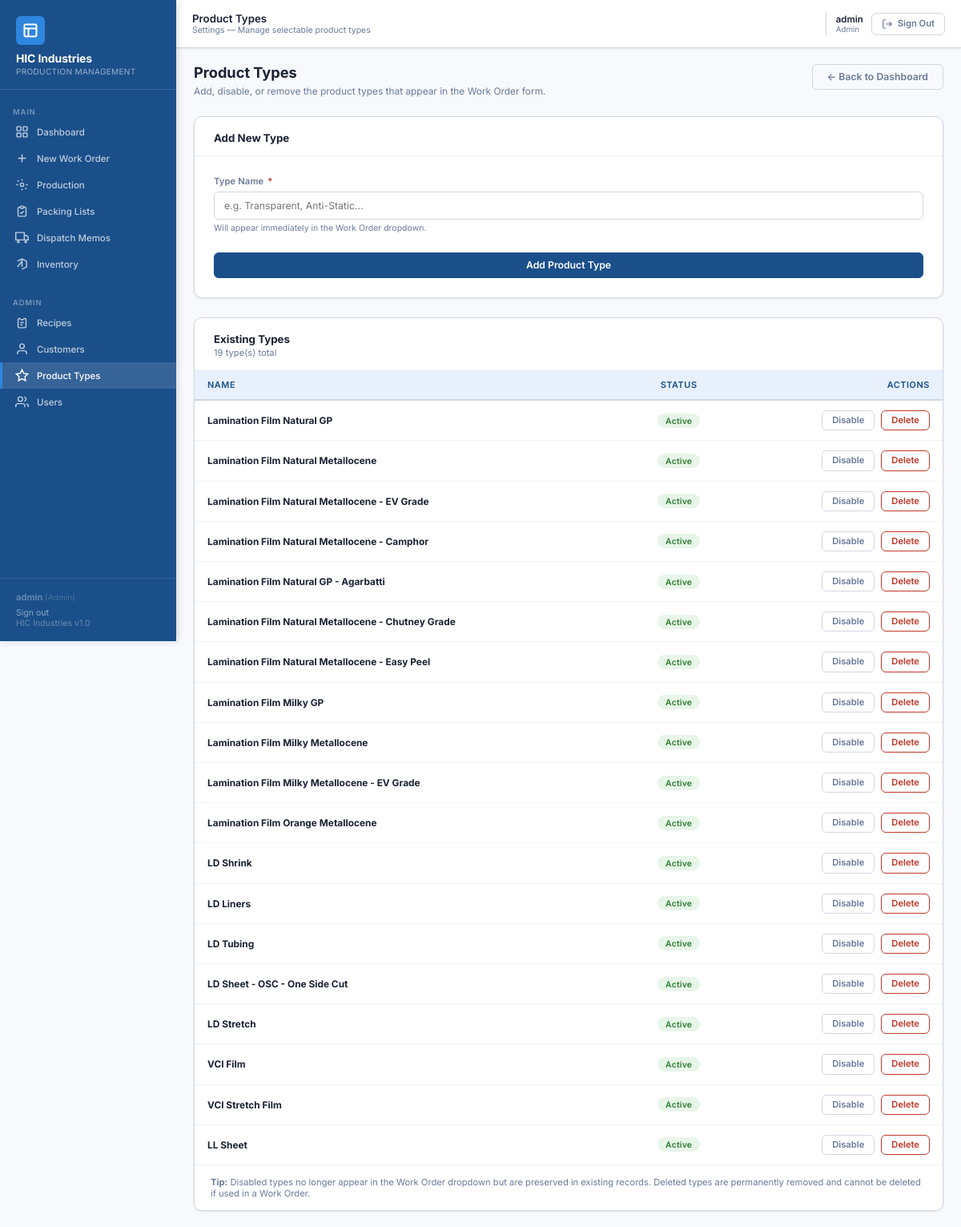
The app's page /settings/product-types (signed in) with its own data.
### models.py (models this page shows, shortened)
class User(UserMixin, db.Model):
    __tablename__ = "users"
    id = db.Column(db.Integer, primary_key=True)
    username = db.Column(db.String(80), unique=True, nullable=False)
    password_hash = db.Column(db.String(200), nullable=False)
    role = db.Column(db.String(20), nullable=False, default="operator")
    is_active = db.Column(db.Boolean, default=True, nullable=False)
    created_at = db.Column(db.DateTime, default=datetime.utcnow)
    @property
    def role_label(self):
        return ROLES.get(self.role, self.role)
    def can(self, permission):
        perms = ROLE_PERMISSIONS.get(self.role, set())
        return "all" in perms or permission in perms

class ProductType(db.Model):
    __tablename__ = "product_types"
    id = db.Column(db.Integer, primary_key=True)
    name = db.Column(db.String(100), unique=True, nullable=False)
    is_active = db.Column(db.Boolean, default=True, nullable=False)
    sort_order = db.Column(db.Integer, default=0, nullable=False)
    created_at = db.Column(db.DateTime, default=datetime.utcnow)
    DEFAULT_TYPES = [
        "Lamination Film Natural GP",
        "Lamination Film Natural Metallocene",
        "Lamination Film Natural Metallocene - EV Grade",
        "Lamination Film Natural Metallocene - Camphor",
        "Lamination Film Natural GP - Agarbatti",
        "Lamination Film Natural Metallocene - Chutney Grade",
        "Lamination Film Natural Metallocene - Easy Peel",
        "Lamination Film Milky GP",
        "Lamination Film Milky Metallocene",
        "Lamination Film Milky Metallocene - EV Grade",
        "Lamination Film Orange Metallocene",
        "LD Shrink",
        "LD Liners",
        "LD Tubing",
        "LD Sheet - OSC - One Side Cut",
        "LD Stretch",
        "VCI Film",
        "VCI Stretch Film",
        "LL Sheet",
    ]

### app.py (the view, shortened to what this page needs)
@app.route("/settings/product-types", methods=["GET", "POST"])
@login_required
@admin_required
def product_types_manage():
    product_types = ProductType.query.order_by(ProductType.sort_order, ProductType.name).all()
    return render_template("product_types.html", product_types=product_types)

### app.py (called while the page is built, shortened)
@login_manager.user_loader
def load_user(user_id):
    return User.query.get(int(user_id))

def _get_csrf_token():
    token = session.get("_csrf_token")
    if not token:
        token = secrets.token_hex(16)
        session["_csrf_token"] = token
    return token

@app.context_processor
def inject_csrf_token():
    return {"csrf_token": _get_csrf_token}

@app.before_request
def csrf_protect():
    if request.method == "POST":
        if request.endpoint == "login":
            return
        sent = (request.form.get("_csrf_token")
                or request.headers.get("X-CSRFToken"))
        if not sent or sent != session.get("_csrf_token"):
            abort(400, description="Invalid or missing CSRF token. Please reload the page and try again.")

def admin_required(f):
    from functools import wraps
    @wraps(f)
    def decorated(*args, **kwargs):
        if not current_user.is_authenticated or current_user.role != "admin":
            flash("Admin access required.", "error")
            return redirect(url_for("dashboard"))
        return f(*args, **kwargs)
    return decorated

def _ensure_db_setup():
    if _DB_READY["done"]:
        return

@app.before_request
def initialise_db():
    _ensure_db_setup()
    try:
        g.in_production_wos = (WorkOrder.query
                               .filter_by(status="in_production")
                               .order_by(WorkOrder.wo_number)
                               .all())
    except Exception:
        g.in_production_wos = []

### templates/product_types.html (shortened to what this page needs)
{% extends "base.html" %}
{% block topbar_title %}Product Types{% endblock %}
{% block topbar_meta %}Settings — Manage selectable product types{% endblock %}
{% block content %}
<div class="page-header">
  <div class="page-header-text">
    <h2>Product Types</h2>
    <p>Add, disable, or remove the product types that appear in the Work Order form.</p>
  </div>
  <div class="page-header-actions">
    <a href="{{ url_for('dashboard') }}" class="btn btn-ghost">← Back to Dashboard</a>
  </div>
</div>
<div class="two-col-layout-wide">
  <div class="card">
    <div class="card-header">
      <h3>Add New Type</h3>
    </div>
    <div class="card-body">
      <form method="POST" action="{{ url_for('product_types_manage') }}">
        <div class="form-group mb-3">
          <label for="name">Type Name <span class="required">*</span></label>
          <input type="text" id="name" name="name" required
                 placeholder="e.g. Transparent, Anti-Static…"
                 autocomplete="off" />
          <span class="form-hint">Will appear immediately in the Work Order dropdown.</span>
        </div>
        <button type="submit" class="btn btn-dark w-100">Add Product Type</button>
      </form>
    </div>
  </div>
  <div class="card">
    <div class="card-header">
      <div>
        <h3>Existing Types</h3>
        <p>{{ product_types | length }} type(s) total</p>
      </div>
    </div>
    {% if product_types %}
    <div class="table-wrap">
      <table>
        <thead>
          <tr>
            <th>Name</th>
            <th class="text-center">Status</th>
            <th class="actions-cell">Actions</th>
          </tr>
        </thead>
        <tbody>
          {% for pt in product_types %}
          <tr class="{% if not pt.is_active %}pt-row-disabled{% endif %}">
            <td>
              <strong {% if not pt.is_active %}style="color:var(--text-muted); text-decoration:line-through"{% endif %}>
                {{ pt.name }}
              </strong>
            </td>
            <td class="text-center">
              {% if pt.is_active %}
                <span class="badge status-packed">Active</span>
              {% else %}
                <span class="badge" style="background:var(--grey-100);color:var(--text-muted)">Disabled</span>
              {% endif %}
            </td>
            <td class="actions-cell">
              <div class="flex gap-1" style="justify-content:flex-end">
                <form method="POST" action="{{ url_for('product_types_manage') }}" style="margin:0">
                  <button type="submit" class="btn btn-ghost btn-sm">
                    {% if pt.is_active %}Disable{% else %}Enable{% endif %}
                  </button>
                </form>
                <form method="POST" action="{{ url_for('product_types_manage') }}" style="margin:0"
                      onsubmit="return confirm('Delete \'{{ pt.name }}\'? This cannot be undone.\n\nIf any Work Orders use this type, deletion will be blocked.')">
                  <button type="submit" class="btn btn-danger btn-sm">Delete</button>
                </form>
              </div>
            </td>
          </tr>
          {% endfor %}
        </tbody>
      </table>
    </div>
    {% else %}
    <div class="empty-state">
      <h3>No product types yet</h3>
      <p>Add your first product type using the form on the left.</p>
    </div>
    {% endif %}
    <div style="padding:14px 20px; border-top:1px solid var(--grey-100); font-size:.8rem; color:var(--text-muted)">
      <strong>Tip:</strong> Disabled types no longer appear in the Work Order dropdown but are preserved in existing records.
      Deleted types are permanently removed and cannot be deleted if used in a Work Order.
    </div>
  </div>
</div>
{% endblock %}

### templates/base.html (shortened to what this page needs)
<!DOCTYPE html>
<html lang="en">
<head>
  <link rel="stylesheet" href="{{ url_for('static', filename='css/style.css') }}" />
</head>
<body>
  <aside class="sidebar">
    <div class="sidebar-logo">
      <div class="logo-icon">
        <svg viewBox="0 0 24 24" fill="none" stroke="currentColor" stroke-width="2.5">
          <rect x="3" y="3" width="18" height="18" rx="2"/>
          <path d="M3 9h18M9 21V9"/>
        </svg>
      </div>
      <h1>HIC Industries</h1>
      <p>Production Management</p>
    </div>
    <nav class="sidebar-nav">
      <div class="nav-section-label">Main</div>
      <a href="{{ url_for('dashboard') }}"
         class="nav-link {% if request.endpoint == 'dashboard' %}active{% endif %}">
        <svg viewBox="0 0 24 24" fill="none" stroke="currentColor" stroke-width="2">
          <rect x="3" y="3" width="7" height="7" rx="1"/><rect x="14" y="3" width="7" height="7" rx="1"/>
          <rect x="3" y="14" width="7" height="7" rx="1"/><rect x="14" y="14" width="7" height="7" rx="1"/>
        </svg>
        Dashboard
      </a>
      {% if current_user.is_authenticated and current_user.role == 'admin' %}
      <a href="{{ url_for('work_order_new') }}"
         class="nav-link {% if request.endpoint == 'work_order_new' %}active{% endif %}">
        <svg viewBox="0 0 24 24" fill="none" stroke="currentColor" stroke-width="2">
          <path d="M12 5v14M5 12h14"/>
        </svg>
        New Work Order
      </a>
      {% endif %}
      <a href="{{ url_for('dashboard', status='in_production') }}"
         class="nav-link {% if request.endpoint == 'production' %}active{% endif %}">
        <svg viewBox="0 0 24 24" fill="none" stroke="currentColor" stroke-width="2">
          <circle cx="12" cy="12" r="3"/>
          <path d="M12 2v3M12 19v3M4.22 4.22l2.12 2.12M17.66 17.66l2.12 2.12M2 12h3M19 12h3"/>
        </svg>
        Production
      </a>
      {% if current_user.is_authenticated and current_user.role in ['admin','supervisor'] %}
      <a href="{{ url_for('packing_list_index') }}"
         class="nav-link {% if request.endpoint in ['packing_list_index','packing_list_new','packing_list_detail'] %}active{% endif %}">
        <svg viewBox="0 0 24 24" fill="none" stroke="currentColor" stroke-width="2">
          <path d="M9 5H7a2 2 0 00-2 2v12a2 2 0 002 2h10a2 2 0 002-2V7a2 2 0 00-2-2h-2M9 5a2 2 0 002 2h2a2 2 0 002-2M9 5a2 2 0 012-2h2a2 2 0 012 2m-6 9l2 2 4-4"/>
        </svg>
        Packing Lists
      </a>
      <a href="{{ url_for('dm_index') }}"
         class="nav-link {% if request.endpoint in ['dm_index','dm_new','dm_detail','dm_edit'] %}active{% endif %}">
        <svg viewBox="0 0 24 24" fill="none" stroke="currentColor" stroke-width="2">
          <path d="M1 3h15v13H1zM16 8h4l3 3v5h-7V8zM5.5 21a1.5 1.5 0 100-3 1.5 1.5 0 000 3zM18.5 21a1.5 1.5 0 100-3 1.5 1.5 0 000 3z"/>
        </svg>
        Dispatch Memos
      </a>
      {% endif %}
      {% if current_user.is_authenticated and current_user.can('inventory') %}
      <a href="{{ url_for('inventory_index') }}"
         class="nav-link {% if request.endpoint in ['inventory_index','inventory_add_stock','inventory_ledger'] %}active{% endif %}">
        <svg viewBox="0 0 24 24" fill="none" stroke="currentColor" stroke-width="2">
          <path d="M20 7l-8-4-8 4m16 0v10l-8 4m0-14L4 17m8-14v14"/>
        </svg>
        Inventory
      </a>
      {% endif %}
      {% if current_user.is_authenticated and current_user.role == 'admin' %}
      <div class="nav-section-label mt-2">Admin</div>
      <a href="{{ url_for('recipe_index') }}"
         class="nav-link {% if request.endpoint in ['recipe_index','recipe_new','recipe_detail','recipe_edit'] %}active{% endif %}">
        <svg viewBox="0 0 24 24" fill="none" stroke="currentColor" stroke-width="2">
          <path d="M9 5H7a2 2 0 00-2 2v12a2 2 0 002 2h10a2 2 0 002-2V7a2 2 0 00-2-2h-2M9 5a2 2 0 002 2h2a2 2 0 002-2"/>
          <path d="M9 12h6M9 16h4"/>
        </svg>
        Recipes
      </a>
      <a href="{{ url_for('customers_manage') }}"
         class="nav-link {% if request.endpoint == 'customers_manage' %}active{% endif %}">
        <svg viewBox="0 0 24 24" fill="none" stroke="currentColor" stroke-width="2">
          <path d="M20 21v-2a4 4 0 00-4-4H8a4 4 0 00-4 4v2"/><circle cx="12" cy="7" r="4"/>
        </svg>
        Customers
      </a>
      <a href="{{ url_for('product_types_manage') }}"
         class="nav-link {% if request.endpoint == 'product_types_manage' %}active{% endif %}">
        <svg viewBox="0 0 24 24" fill="none" stroke="currentColor" stroke-width="2">
          <path d="M12 2l3.09 6.26L22 9.27l-5 4.87 1.18 6.88L12 17.77l-6.18 3.25L7 14.14 2 9.27l6.91-1.01L12 2z"/>
        </svg>
        Product Types
      </a>
      <a href="{{ url_for('users_manage') }}"
         class="nav-link {% if request.endpoint == 'users_manage' %}active{% endif %}">
        <svg viewBox="0 0 24 24" fill="none" stroke="currentColor" stroke-width="2">
          <path d="M17 21v-2a4 4 0 00-4-4H5a4 4 0 00-4 4v2"/>
          <circle cx="9" cy="7" r="4"/>
          <path d="M23 21v-2a4 4 0 00-3-3.87M16 3.13a4 4 0 010 7.75"/>
        </svg>
        Users
      </a>
      {% endif %}
    </nav>
    <div class="sidebar-footer">
      {% if current_user.is_authenticated %}
      <div style="margin-bottom:6px;font-weight:600;font-size:.8rem">
        {{ current_user.username }}
        <span style="opacity:.6;font-weight:400;font-size:.72rem">({{ current_user.role_label }})</span>
      </div>
      <a href="{{ url_for('logout') }}" style="color:rgba(255,255,255,.5);font-size:.75rem;text-decoration:none">Sign out</a>
      <br>
      {% endif %}
      HIC Industries v1.0
    </div>
  </aside>
  <div class="main-wrapper">
    <header class="topbar">
      <div>
        <div class="topbar-title">{% block topbar_title %}HIC Industries{% endblock %}</div>
        <div class="topbar-meta">{% block topbar_meta %}Plastic Film Production Management{% endblock %}</div>
      </div>
      {% if current_user.is_authenticated %}
      <div class="topbar-user">
        <span class="topbar-username">
          {{ current_user.username }}
          <span class="topbar-role">{{ current_user.role_label }}</span>
        </span>
        <a href="{{ url_for('logout') }}" class="btn btn-ghost btn-sm topbar-signout">
          <svg viewBox="0 0 24 24" fill="none" stroke="currentColor" stroke-width="2" style="width:14px;height:14px">
            <path d="M9 21H5a2 2 0 01-2-2V5a2 2 0 012-2h4"/>
            <polyline points="16 17 21 12 16 7"/>
            <line x1="21" y1="12" x2="9" y2="12"/>
          </svg>
          Sign Out
        </a>
      </div>
      {% endif %}
    </header>
    <main class="page-content">
      {% block content %}{% endblock %}
    </main>
  </div>
</body>
</html>

### records on screen
User: username "admin", role_label "Admin"
ProductType: name "Lamination Film Natural GP", is_active "Active"
ProductType: name "Lamination Film Natural Metallocene", is_active "Active"
ProductType: name "Lamination Film Natural Metallocene - EV Grade", is_active "Active"
ProductType: name "Lamination Film Natural Metallocene - Camphor", is_active "Active"
ProductType: name "Lamination Film Natural GP - Agarbatti", is_active "Active"
ProductType: name "Lamination Film Natural Metallocene - Chutney Grade", is_active "Active"
ProductType: name "Lamination Film Natural Metallocene - Easy Peel", is_active "Active"
ProductType: name "Lamination Film Milky GP", is_active "Active"
ProductType: name "Lamination Film Milky Metallocene", is_active "Active"
ProductType: name "Lamination Film Milky Metallocene - EV Grade", is_active "Active"
ProductType: name "Lamination Film Orange Metallocene", is_active "Active"
ProductType: name "LD Shrink", is_active "Active"
ProductType: name "LD Liners", is_active "Active"
ProductType: name "LD Tubing", is_active "Active"
ProductType: name "LD Sheet - OSC - One Side Cut", is_active "Active"
ProductType: name "LD Stretch", is_active "Active"
ProductType: name "VCI Film", is_active "Active"
ProductType: name "VCI Stretch Film", is_active "Active"
ProductType: name "LL Sheet", is_active "Active"

### other values on screen
{{ product_types | length }} "19"
